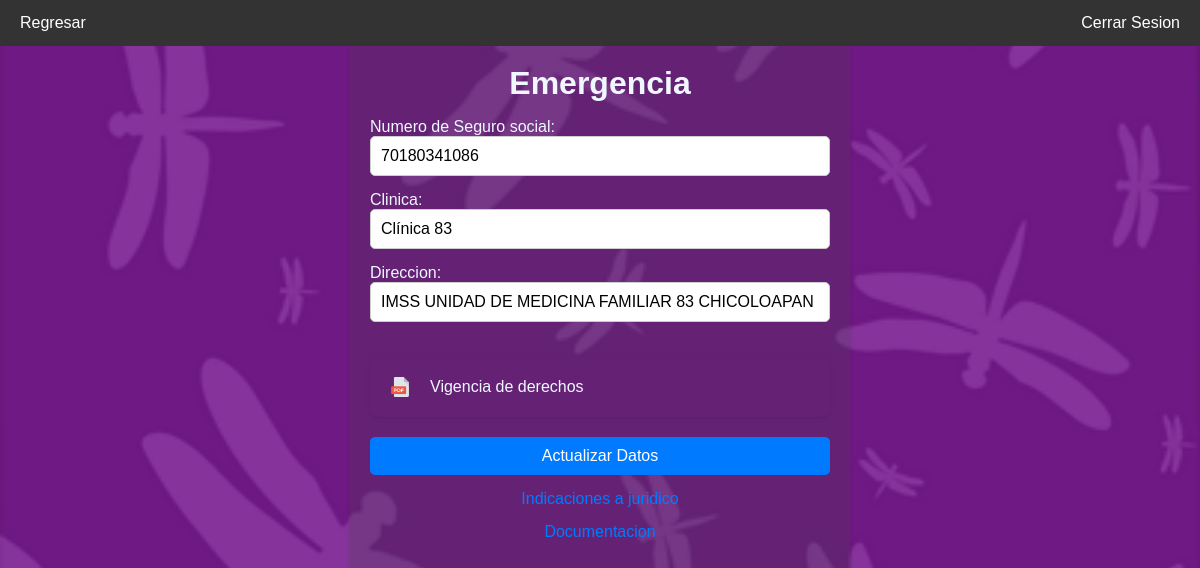
Page /emergencia.php (signed in) on the committed database.
### tables this page shows
CREATE TABLE `expediente` (
  `idPersona` int(11) DEFAULT NULL,
  `nss` varchar(100) DEFAULT NULL,
  `vigenciaDerechos` varchar(100) DEFAULT NULL,
  `tipoSangre` varchar(100) DEFAULT NULL,
  `fechaNacimiento` date DEFAULT NULL,
  `direccion` varchar(255) DEFAULT NULL,
  `condMedicas` varchar(255) DEFAULT NULL,
  `clinica` varchar(100) DEFAULT NULL,
  `idEstadoCivil` int(11) DEFAULT NULL,
  `idCarrera` int(11) DEFAULT NULL,
  `idTutor` int(11) DEFAULT NULL
);

### emergencia.php (the view, shortened to what this page needs)
<?php
$pdo = Database::getInstance();
?>
<!DOCTYPE html>
<html lang="en">
<head>
    <link rel="stylesheet" href="assets/css/base.css">
    <link rel="stylesheet" href="assets/css/layout.css">
    <link rel="stylesheet" href="assets/css/components.css">
</head>
<body>
    <?php
        try {
            $idPersona = $_SESSION['idPersona'];
            $sql = "
                SELECT e.nss, e.clinica, e.direccion, e.vigenciaDerechos
                FROM persona p
                JOIN expediente e ON p.idPersona = e.idPersona
                WHERE p.idPersona = :idPersona
            ";
            $stmt = $pdo->prepare($sql);
            $stmt->bindParam(':idPersona', $idPersona, PDO::PARAM_INT);
            $stmt->execute();
            $datosEmergencia = $stmt->fetch(PDO::FETCH_ASSOC);
        } catch (PDOException $e) {
            echo 'Query failed: ' . $e->getMessage();
        }
    ?>
    <div class="container full-height centered">
        <div class="card" style="text-align: left;">
            <div class="navbar">
                <a href="menu.php">Regresar</a>
                <a href='index.php?exit=true' style="float: right;">Cerrar Sesion</a>
            </div>
            <div class="title">
                <h1>Emergencia</h1>
            </div>
            <form action="controller/actualizarDatosE.php" class="form" method="POST">
                <label >Numero de Seguro social:</label>
                <input type="text" name="nss" required value="<?php echo $datosEmergencia['nss'];?>">
                <label >Clinica:</label>
                <input type="text" name="clinica" required value="<?php echo $datosEmergencia['clinica'];?>">
                <label >Direccion:</label>
                <input type="text" name="direccion" required value="<?php echo $datosEmergencia['direccion'];?>">
                <div class="inner-card">
                    <img src="assets/imgs/pdf.png"class="icon-sm"  >
                    <a href="<?php echo $datosEmergencia['vigenciaDerechos'];?>" >Vigencia de derechos</a>
                </div>
                <button type="submit" class="btn-primary">Actualizar Datos</button>
                <a href="juridico.html" class="link"> Indicaciones a juridico </a>
                <a href="documentacion.php" class="link"> Documentacion </a>
            </form>
    </div>
</body>
</html>

### assets/css/base.css (style rules this page uses)
* { margin: 0; padding: 0; box-sizing: border-box; }
body { font-family: Arial, sans-serif; background-color: #cfd8dc; display: flex; justify-content: center; align-items: center; background-image: url("../imgs/fondo-morado.png"); background-repeat: no-repeat, repeat; background-size: cover; background-position: center; background-attachment: fixed; }
a { text-decoration: none; color: inherit; cursor: pointer; }
h1, h2, h3, h4, h5, h6 { margin-bottom: 1rem; }

### assets/css/layout.css (style rules this page uses)
.container { width: 100%; max-width: 1200px; margin: 0 auto; margin-top: 45px; }
.centered { display: flex; justify-content: center; align-items: center; height: 100%; }
.card { background-color: #4745483e; padding: 20px; box-shadow: 0 2px 4px rgba(0, 0, 0, 0.1); width: 100%; height: 100%; max-width: 500px; min-height: 100vh; box-sizing: border-box; color: aliceblue; }
.inner-card { align-items: center; display: flex; padding: 20px; border-radius: 10px; box-shadow: 0 2px 4px rgba(0, 0, 0, 0.1); width: 100%; box-sizing: border-box; color: aliceblue; margin-bottom: 20px; margin-top: 20px; }
.inner-card .icon-sm { height: 20px; margin: 0px; margin-right: 20px; }
.title { text-align: center; }
.navbar { width: 100%; background-color: #333; overflow: hidden; position: fixed; top: 0; left: 0; z-index: 1000; }
.navbar a { float: left; display: block; color: white; text-align: center; padding: 14px 20px; text-decoration: none; }

### assets/css/components.css (style rules this page uses)
.form { display: flex; flex-direction: column; }
.form input, select { padding: 10px; margin-bottom: 15px; border: 1px solid #ccc; border-radius: 5px; font-size: 16px; }
.form .btn-primary { padding: 10px; border: none; border-radius: 5px; background-color: #007bff; color: white; font-size: 16px; cursor: pointer; transition: background-color 0.3s ease; }
.form .link { display: block; text-align: center; margin-top: 15px; color: #007bff; }
.card img { display: block; max-width: 100%; height: auto; margin: 0 auto 20px; }

### rows in the picture
expediente: nss "70180341086", clinica "Clínica 83", direccion "IMSS UNIDAD DE MEDICINA FAMILIAR 83 CHICOLOAPAN"
